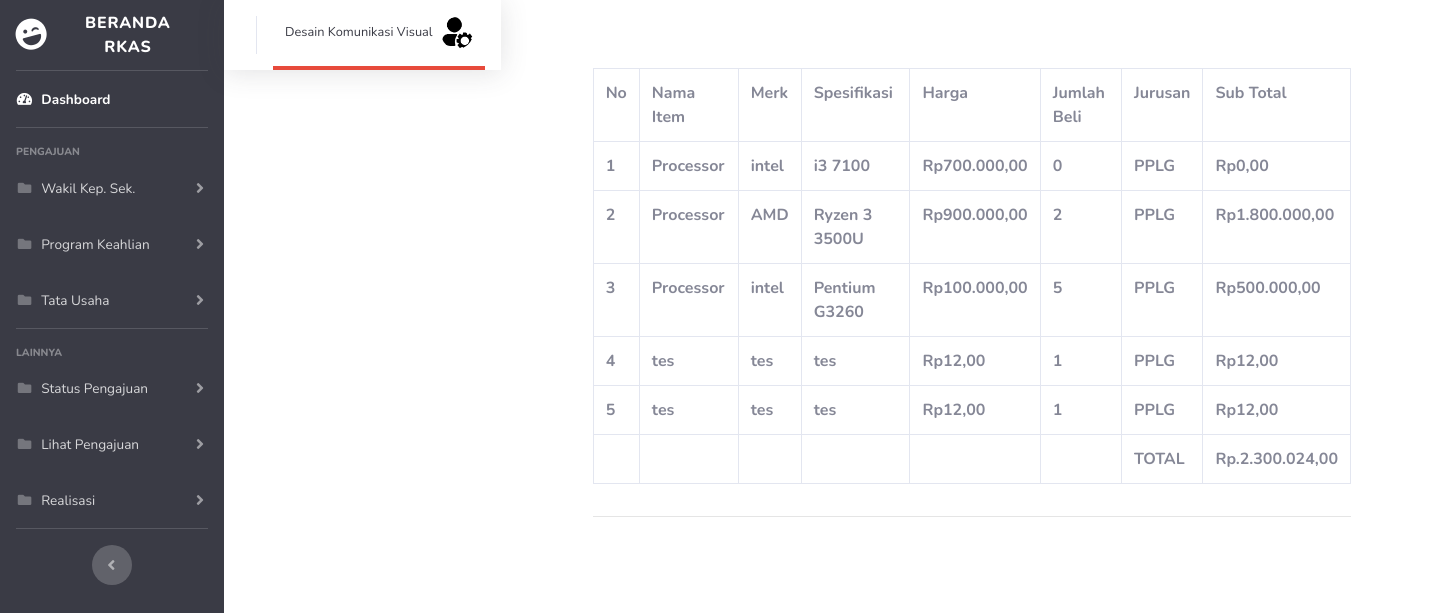
Screenshot of /rkas/alat_bahan.php?id=6083232 with the database file from the repository.
### tables this page shows
CREATE TABLE `tb_user` (
  `id_user` int(10) NOT NULL,
  `nama_user` varchar(60) NOT NULL,
  `nama` char(100) NOT NULL,
  `password` varchar(100) NOT NULL,
  `id_bagian` int(4) NOT NULL,
  `status` varchar(30) NOT NULL
);

CREATE TABLE `tb_bahan` (
  `id_bahan` int(11) NOT NULL,
  `sumber_dana` varchar(10) NOT NULL,
  `tahun_ajuan` int(4) NOT NULL,
  `item` varchar(50) NOT NULL,
  `merk` varchar(50) NOT NULL,
  `spesifikasi` varchar(50) NOT NULL,
  `harga` int(10) NOT NULL,
  `qty` int(20) NOT NULL,
  `subtotal` int(50) NOT NULL,
  `contoh_gambar` varchar(50) NOT NULL,
  `bukti` varchar(255) NOT NULL,
  `kebutuhan_untuk` text NOT NULL,
  `jurusan` char(50) NOT NULL,
  `status` varchar(50) NOT NULL
);

### rkas/alat_bahan.php (the view, shortened to what this page needs)
<?php
include "koneksi.php";
$sql = mysqli_query($conn, "SELECT * FROM tb_bahan");
$id = $_GET['id'];
$sql1 = mysqli_query($conn, "SELECT * FROM tb_user WHERE id_user='$id'");
?>
<!DOCTYPE html>
<html lang="en">
<head>
    <link href="vendor/fontawesome-free/css/all.min.css" rel="stylesheet" type="text/css">
    <link href="css/sb-admin-2.css" rel="stylesheet">
</head>
<body id="page-top">
        <div id="wrapper">
<ul class="navbar-nav bg-gray-900 sidebar sidebar-dark accordion" id="accordionSidebar">
    <a class="sidebar-brand d-flex align-items-center justify-content-center" href="admin.php?id=<?= $id ?>">
        <div class="sidebar-brand-icon rotate-n-15">
            <i class="fas fa-laugh-wink"></i>
        </div>
        <div class="sidebar-brand-text mx-3">Beranda RKAS </div>
    </a>
    <hr class="sidebar-divider my-0">
    <li class="nav-item active">
        <a class="nav-link" href="admin.php?id=<?= $id ?>">
            <i class="fas fa-fw fa-tachometer-alt"></i>
            <span>Dashboard</span></a>
    </li>
    <hr class="sidebar-divider">
    <div class="sidebar-heading">
        PENGAJUAN
    </div>
    <li class="nav-item">
        <a class="nav-link collapsed" href="#" data-toggle="collapse" data-target="#collapseTwo"
            aria-expanded="true" aria-controls="collapseTwo">
            <i class="fas fa-fw fa-folder"></i>
            <span>Wakil Kep. Sek.</span>
        </a>
    </li>
    <li class="nav-item">
        <a class="nav-link collapsed" href="#" data-toggle="collapse" data-target="#collapseUtilities"
            aria-expanded="true" aria-controls="collapseUtilities">
            <i class="fas fa-fw fa-folder"></i>
            <span>Program Keahlian</span>
        </a>
    </li>
    <li class="nav-item">
        <a class="nav-link collapsed" href="#" data-toggle="collapse" data-target="#TU"
            aria-expanded="true" aria-controls="collapseUtilities">
            <i class="fas fa-fw fa-folder"></i>
            <span>Tata Usaha</span>
        </a>
    </li>
    <hr class="sidebar-divider">
    <div class="sidebar-heading">
        Lainnya
    </div>
    <li class="nav-item">
        <a class="nav-link collapsed" href="#" data-toggle="collapse" data-target="#status"
            aria-expanded="true" aria-controls="collapsePages">
            <i class="fas fa-fw fa-folder"></i>
            <span>Status Pengajuan</span>
        </a>
    </li>
    <li class="nav-item">
        <a class="nav-link collapsed" href="#" data-toggle="collapse" data-target="#lihat"
            aria-expanded="true" aria-controls="collapsePages">
            <i class="fas fa-fw fa-folder"></i>
            <span>Lihat Pengajuan</span>
        </a>
    </li>
    <li class="nav-item">
                <a class="nav-link collapsed" href="#" data-toggle="collapse" data-target="#realisasi"
                    aria-expanded="true" aria-controls="collapsePages">
                    <i class="fas fa-fw fa-folder"></i>
                    <span>Realisasi</span>
                </a>
            </li>
    <hr class="sidebar-divider d-none d-md-block">
    <div class="text-center d-none d-md-inline">
        <button class="rounded-circle border-0" id="sidebarToggle"></button>
    </div>
</ul>
<nav class="navbar navbar-expand navbar-light bg-white topbar mb-4 static-top shadow">
            <ul class="navbar-nav ml-auto">
                <li class="nav-item dropdown no-arrow">
                    <a class="nav-link dropdown-toggle border-bottom-danger" href="#" id="userDropdown" role="button"
                        data-toggle="dropdown" aria-haspopup="true" aria-expanded="false">
                        <span class="mr-2 d-none d-lg-inline text-gray-900 small"><?php foreach ($sql1 as $row) :
                        echo $row['nama'];
                            endforeach;
                            ?></span>
                        <img class="img-profile rounded-circle "
                            src="img/opprofil.png">
                    </a>
                </li>
            </ul>
        </nav>
        <div class="container">
        <div class="p-5">
        <div class="card-body">
                        <div class="table-responsive">
                                <table class="table table-bordered" id="dataTable" width="100%" cellspacing="0">
                                <tr>
                                            <th>No</th>
                                            <th>Nama Item</th>
                                            <th>Merk</th>
                                            <th>Spesifikasi</th>
                                            <th>Harga</th>
                                            <th>Jumlah Beli</th>
                                            <th>Jurusan</th>
                                            <th>Sub Total</th>
                                    </tr>
                                    <?php $no = 0;?>
                                    <?php foreach ($sql as $row) : ?>
                                    <tr>
                                    <th><?php $no += 1; echo $no;?></th>
                                    <th><?= $row["item"];?></th>
                                    <th><?= $row["merk"];?></th>
                                    <th><?= $row["spesifikasi"];?></th>
                                    <th>Rp<?= number_format($row["harga"], 2, ',', '.'); ?></th>
                                    <th><?= $row["qty"];?></th>
                                    <th><?= $row["jurusan"];?></th>
                                    <th>Rp<?= number_format($row["subtotal"], 2, ',', '.'); ?></th>
                                    <?php endforeach;
                                $total_query = mysqli_query($conn, "SELECT SUM(subtotal) FROM tb_bahan");
                                $total_result = $total_query->fetch_array(MYSQLI_NUM);
                                $total = $total_result[0];
                                $formatted_total = number_format($total, 2, ',', '.');
                                    ?>
                                    </tr>
                                    <tr>
                                    <th></th>
                                    <th></th>
                                    <th></th>
                                    <th></th>
                                    <th></th>
                                    <th></th>
                                    <th>TOTAL</th>
                                    <th>Rp.<?= $formatted_total ?></th>
                                    </tr>
                                </table>
                        </div>
                                <hr>
                        </div>
</body>
</html>

### rows the page displays
tb_user: nama "Desain Komunikasi Visual"
tb_bahan: item "Processor", merk "intel", spesifikasi "i3 7100", harga "700.000,00", qty "0", jurusan "PPLG", subtotal "0,00"
tb_bahan: item "Processor", merk "AMD", spesifikasi "Ryzen 3 3500U", harga "900.000,00", qty "2", jurusan "PPLG", subtotal "1.800.000,00"
tb_bahan: item "Processor", merk "intel", spesifikasi "Pentium G3260", harga "100.000,00", qty "5", jurusan "PPLG", subtotal "500.000,00"
tb_bahan: item "tes", merk "tes", spesifikasi "tes", harga "12,00", qty "1", jurusan "PPLG", subtotal "12,00"
tb_bahan: item "tes", merk "tes", spesifikasi "tes", harga "12,00", qty "1", jurusan "PPLG", subtotal "12,00"

### other values shown
$formatted_total "2.300.024,00"
